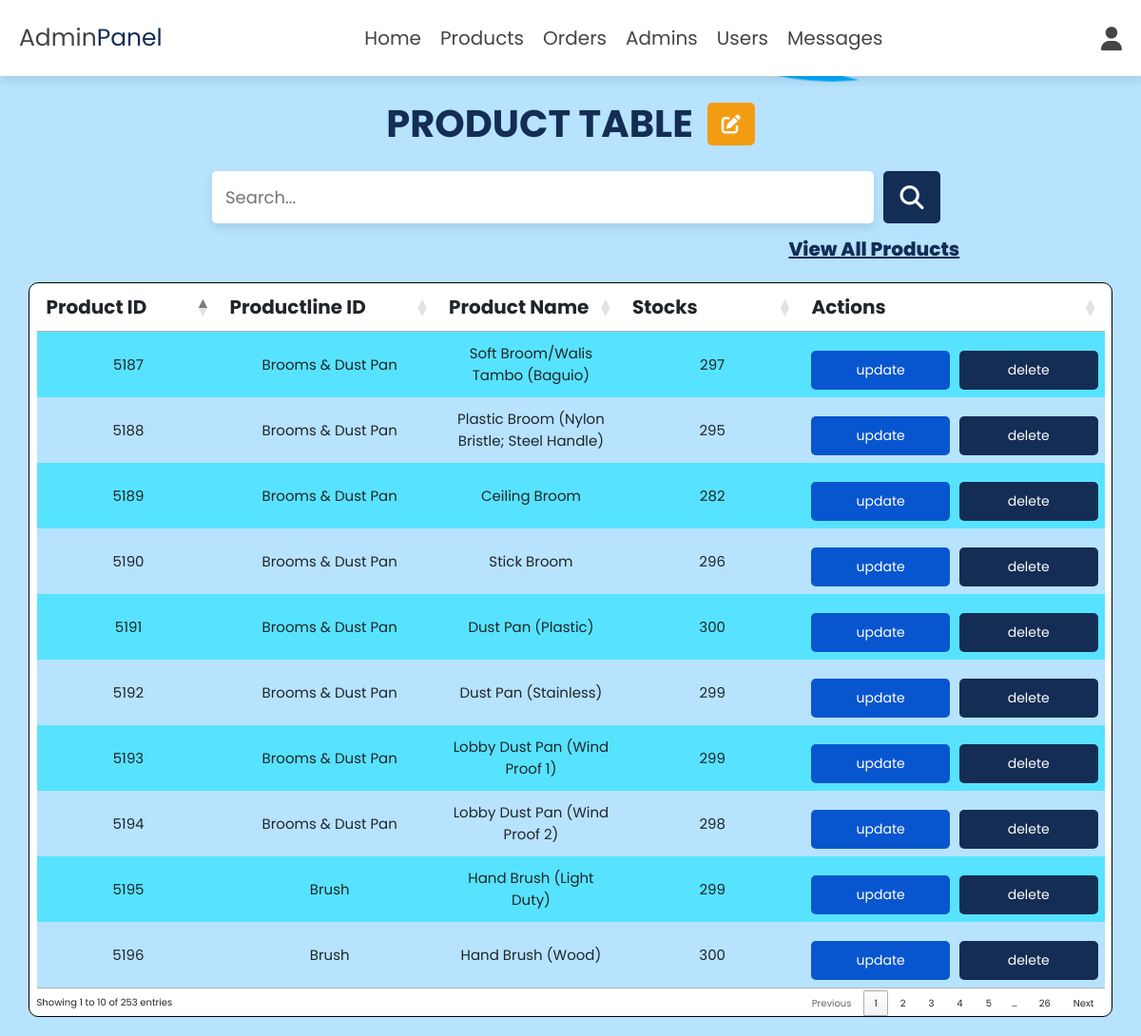
The page /admin/product_table.php (signed in) on the database as committed earlier.
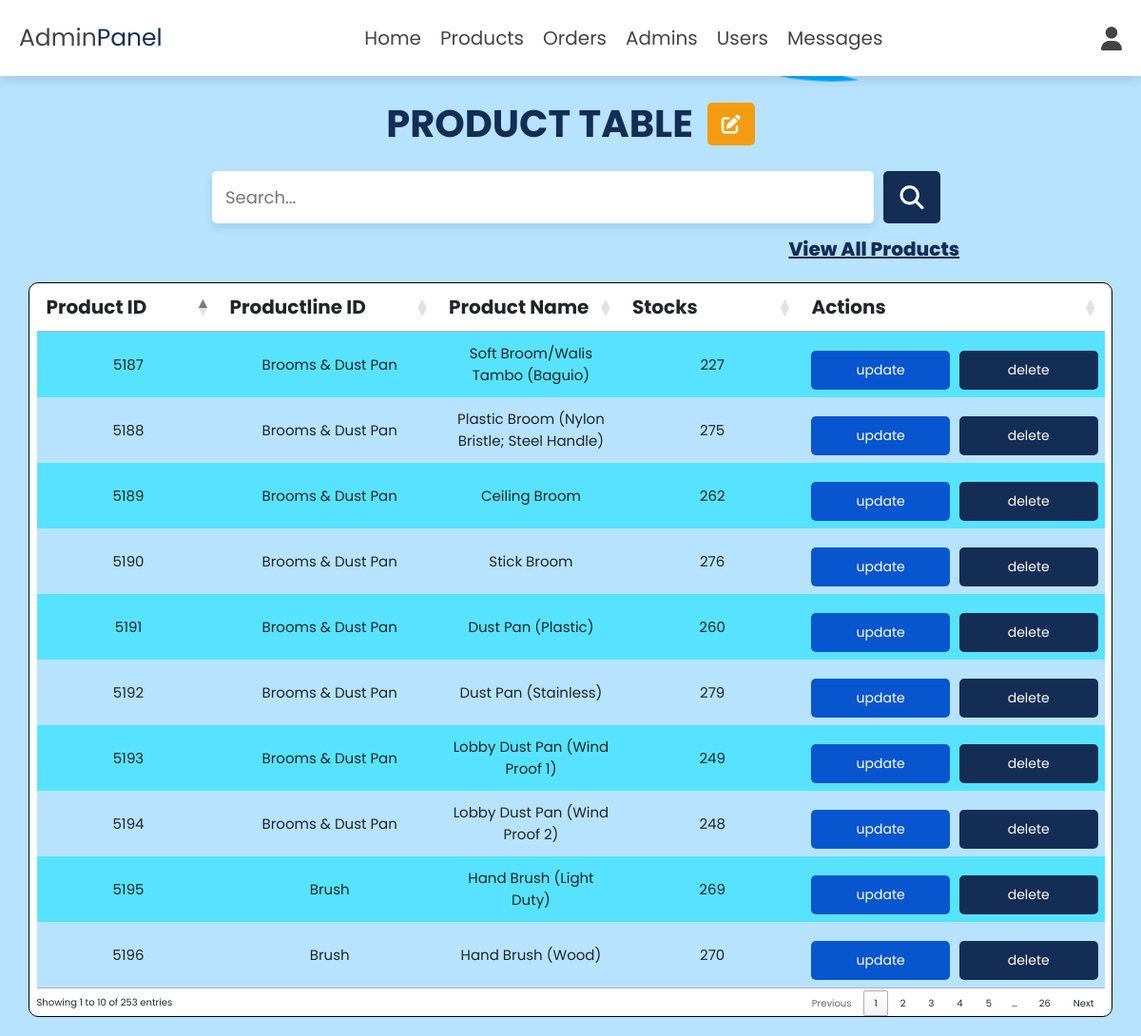
The same page on the database as committed later.
### tables this page shows
CREATE TABLE IF NOT EXISTS `products` (
  `id` int(100) NOT NULL AUTO_INCREMENT,
  `Productline_ID` int(11) NOT NULL,
  `ProductlineName` varchar(255) NOT NULL DEFAULT '',
  `name` varchar(100) NOT NULL,
  `details` varchar(500) NOT NULL,
  `price` int(10) NOT NULL,
  `image_01` varchar(100) NOT NULL,
  `image_02` varchar(100) NOT NULL,
  `image_03` varchar(100) NOT NULL,
  `product_stock` int(255) DEFAULT NULL,
  PRIMARY KEY (`id`)
);

### admin/product_table.php (the view, shortened to what this page needs)
<?php
include '../components/connect.php';
include '../components/admin_header.php';
?>
<!DOCTYPE html>
<html lang="en">
<head>
   <link rel="stylesheet" href="https://cdnjs.cloudflare.com/ajax/libs/bootstrap/5.3.0/css/bootstrap.min.css">
   <link rel="stylesheet" href="../css/admin_style.css">
   <link rel="stylesheet" href="https://cdnjs.cloudflare.com/ajax/libs/font-awesome/6.1.1/css/all.min.css">
   <link rel="stylesheet" type="text/css" href="https://cdn.datatables.net/1.11.3/css/jquery.dataTables.min.css"/>
</head>
<body>
<section class="product_table">
<b h1 class="heading" style="display: flex; justify-content: center; align-content: center;">product table<button type="submit" class="fas fa-edit" style="margin:8px 0 0 15px;" name="update_qty" id="myBtnsss"></button></h1></b>
<div class="search-form">
   <form>
      <input type="text" id="datatableSearch" placeholder="Search...">
      <button type="button" id="datatableSearchButton"><i class="fas fa-search"></i></button>
   </form>
</div>
<a href="products.php" class="history" style="text-align: left;">View All Products</a>
<div class ="container">
   <table id ="ordersTable">
      <thead>
      <tr>
         <th>Product ID</th>
         <th>Productline ID</th>
         <th>Product Name</th>
         <th>Stocks</th>
         <th>Actions</th>
      </tr>
      </thead>
      <tbody>
</div>
      <?php
$select_products = $conn->prepare("SELECT * FROM `products`");
$select_products->execute();
if ($select_products->rowCount() > 0) {
    while ($fetch_products = $select_products->fetch(PDO::FETCH_ASSOC)) {
      ?>
      <tr>
         <td><?=$fetch_products['id']; ?></td>
         <td><?=$fetch_products['ProductlineName']; ?></td>
         <td><?=$fetch_products['name']; ?></td>
         <td><?=$fetch_products['product_stock']; ?></td>
         <td>
            <div class="flex-btn">
               <a href="update_product.php?update=<?= $fetch_products['id']; ?>" class="option-btn">update</a>
               <a href="product_table.php?delete=<?= $fetch_products['id']; ?>" class="delete-btn" onclick="return confirm('delete this product?');">delete</a>
            </div>
         </td>
      </tr>
      <?php
            }
         } elseif ($select_products->rowCount() > 0 && $select_product->rowCount() <= 0) {
            echo '</table> <p class="empty">no products found!</p>';
        }
      ?>
</section>
</body>

Rows that differ between the two databases and show on the page:
changed products "Soft Broom/Walis Tambo (Baguio)": product_stock "297" → "227"
changed products "Plastic Broom (Nylon Bristle; Steel Handle)": product_stock "295" → "275"
changed products "Ceiling Broom": product_stock "282" → "262"
changed products "Stick Broom": product_stock "296" → "276"
changed products "Dust Pan (Plastic)": product_stock "300" → "260"
changed products "Dust Pan (Stainless)": product_stock "299" → "279"
changed products "Lobby Dust Pan (Wind Proof 1)": product_stock "299" → "249"
changed products "Lobby Dust Pan (Wind Proof 2)": product_stock "298" → "248"
changed products "Hand Brush (Light Duty)": product_stock "299" → "269"
changed products "Hand Brush (Wood)": product_stock "300" → "270"
